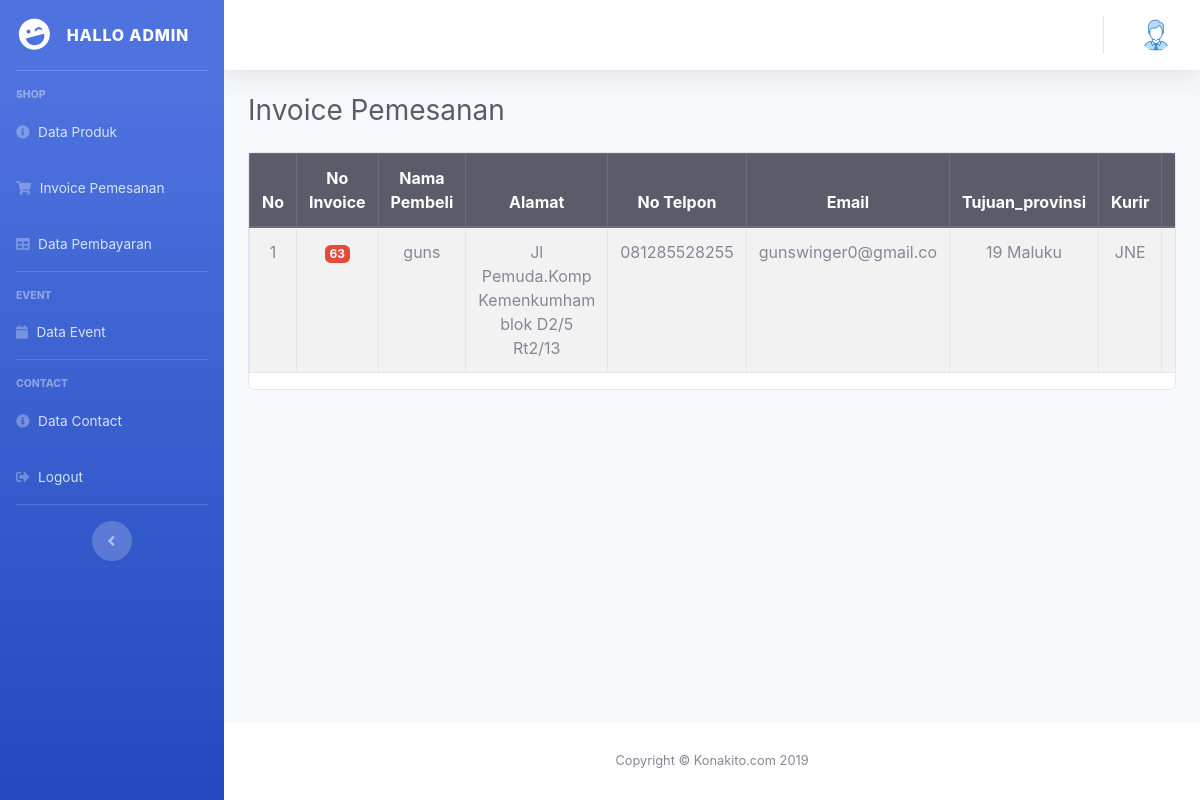
Before: /Admin/index.php/invoice/dataInvoice with the older database file.
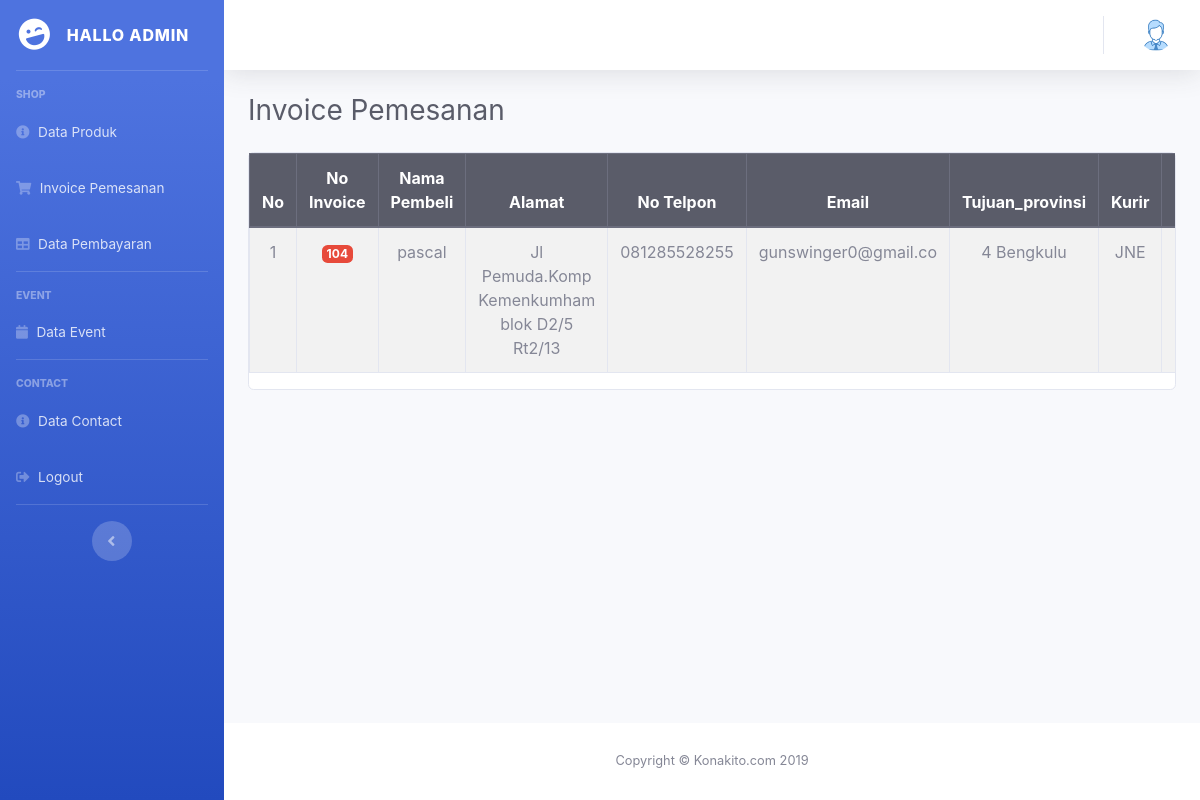
After: the same page with the newer database file.
### tables this page shows
CREATE TABLE `invoice` (
  `id_invoice` int(10) NOT NULL,
  `nama_pembeli` varchar(30) NOT NULL,
  `alamat` varchar(50) NOT NULL,
  `no_tlp` varchar(12) NOT NULL,
  `email` varchar(20) NOT NULL,
  `tujuan_provinsi` varchar(35) NOT NULL,
  `kurir` varchar(15) NOT NULL,
  `bank_transfer` varchar(35) NOT NULL
);

### Admin/application/controllers/Invoice.php (called while the page is built, shortened)
<?php
class invoice extends CI_Controller
{
    public function __construct()
    {
        $this->load->model('M_invoice');
    }
    public function dataInvoice()
    {
        $data['title'] = 'Invoice Pemesanan';
        $data['admin'] = $this->db->get_where('admin', ['email' =>
        $this->session->userdata('email')])->row_array();
        $data['invoice'] = $this->M_invoice->tampil_data();
        $this->load->view('templates/auth_header', $data);
        $this->load->view('templates/nav');
        $this->load->view('admin/invoice', $data);
        $this->load->view('templates/auth_footer');
    }
}

### Admin/index.php (called while the page is built, shortened)
<?php
require_once BASEPATH . 'core/CodeIgniter.php';

### Admin/application/models/M_invoice.php (called while the page is built, shortened)
<?php
class m_invoice extends CI_Model
{
    public function tampil_data()
    {
        $result = $this->db->get('invoice');
        if ($result->num_rows() > 0) {
            return $result->result();
        } else {
            return false;
        }
    }
}

### Admin/application/views/admin/invoice.php (the view, shortened to what this page needs)
<div id="content-wrapper" class="d-flex flex-column">
    <div id="content">
        <nav class="navbar navbar-expand navbar-light bg-white topbar mb-4 static-top shadow">
            <ul class="navbar-nav ml-auto">
                <li class="nav-item dropdown no-arrow">
                    <a class="nav-link dropdown-toggle" href="#" id="userDropdown" role="button" data-toggle="dropdown" aria-haspopup="true" aria-expanded="false">
                        <img class="img-profile rounded-circle" src="<?= base_url('../assets/img/admin.png'); ?>">
                    </a>
                </li>
            </ul>
        </nav>
        <div class="container-fluid">
            <h1 class="h3 mb-4 text-gray-800"><?= $title; ?></h1>
                <div class="card mb-3 table-responsive-lg">
                    <div class="table-responsive">
                        <table id="table" class="table table-striped table-bordered table-hover text-center">
                            <thead class="thead-dark">
                                <tr>
                                    <th>No</th>
                                    <th>No Invoice</th>
                                    <th>Nama Pembeli</th>
                                    <th>Alamat</th>
                                    <th>No Telpon</th>
                                    <th>Email</th>
                                    <th>Tujuan_provinsi</th>
                                    <th>Kurir</th>
                                    <th>Bank Transfer</th>
                                </tr>
                            </thead>
                            <tbody>
                                <?php
                                $no = 1;
                                foreach ($invoice as $in) {
                                    ?>
                                    <tr>
                                        <td><?= $no++ ?></td>
                                        <td><span class="badge badge-danger"><?= $in->id_invoice ?></span></td>
                                        <td><?= $in->nama_pembeli ?></td>
                                        <td><?= $in->alamat ?></td>
                                        <td><?= $in->no_tlp ?></td>
                                        <td><?= $in->email ?></td>
                                        <td><?= $in->tujuan_provinsi ?></td>
                                        <td><?= $in->kurir ?></td>
                                        <td><?= $in->bank_transfer ?></td>
                                    </tr>
                                <?php } ?>
                            </tbody>
                        </table>
                    </div>
                </div>
            </div>
        </div>
        <footer class="sticky-footer bg-white">
            <div class="container my-auto">
                <div class="copyright text-center my-auto">
                    <span>Copyright &copy; Konakito.com 2019</span>
                </div>
            </div>
        </footer>
    </div>
</div>

Changed rows visible on the page:
removed invoice: id_invoice "63", nama_pembeli "guns", alamat "Jl Pemuda.Komp Kemenkumham blok D2/5 Rt2/13", no_tlp "081285528255", email "gunswinger0@gmail.co", tujuan_provinsi "19 Maluku", kurir "JNE"
added invoice: id_invoice "104", nama_pembeli "pascal", alamat "Jl Pemuda.Komp Kemenkumham blok D2/5 Rt2/13", no_tlp "081285528255", email "gunswinger0@gmail.co", tujuan_provinsi "4 Bengkulu", kurir "JNE"
